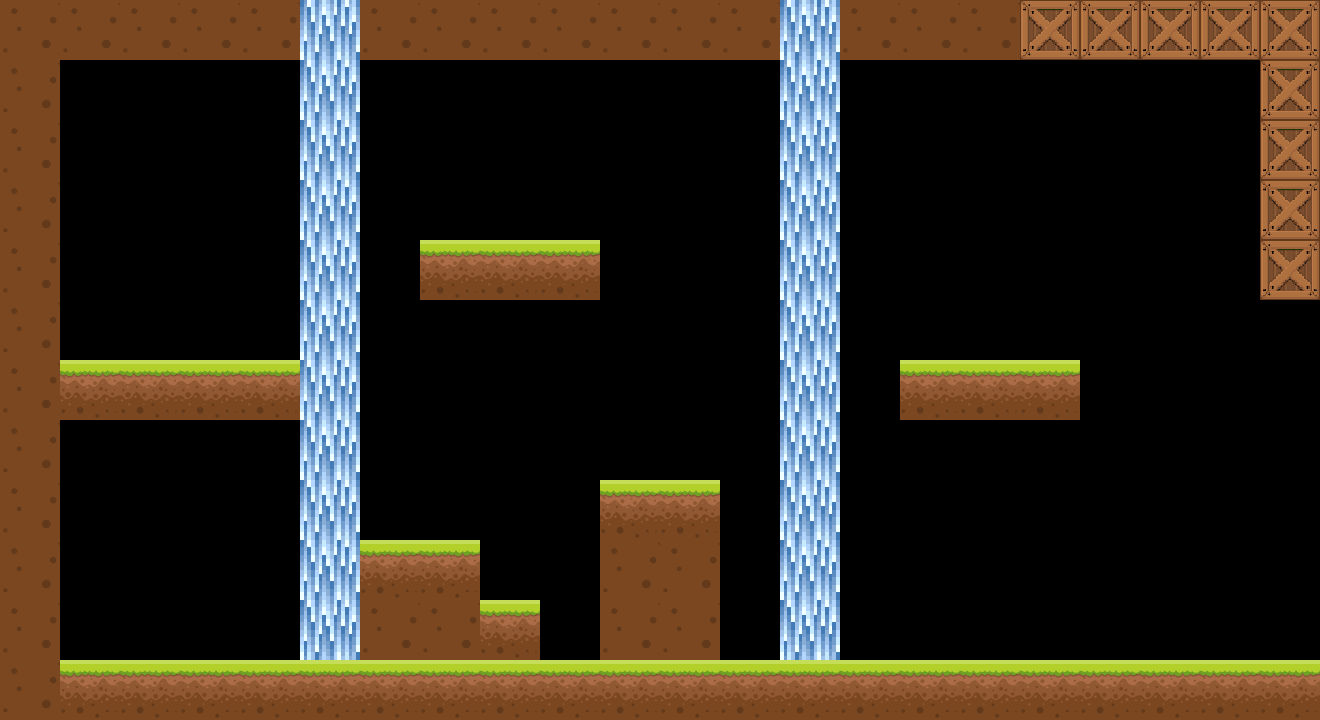

Below is a game level as drawn by its tile map, then a one-line description and the .tmx file that defines it, in full:
An orthogonal 22x12 tile map with 60x60 px tiles, 1 tile layer (圖塊層 1).

<map version="1.0" orientation="orthogonal" renderorder="right-down" width="22" height="12" tilewidth="60" tileheight="60" nextobjectid="1">
 <tileset firstgid="1" name="nomal" tilewidth="60" tileheight="60" spacing="4" margin="2" tilecount="100" columns="10">
  <image source="../../gra/stage/nomal.png" width="640" height="640" />
 </tileset>
 <layer name="圖塊層 1" width="22" height="12">
  <data encoding="csv">
4,4,4,4,4,51,4,4,4,4,4,4,4,51,4,4,4,5,5,5,5,5,
4,0,0,0,0,51,0,0,0,0,0,0,0,51,0,0,0,0,0,0,0,5,
4,0,0,0,0,51,0,0,0,0,0,0,0,51,0,0,0,0,0,0,0,5,
4,0,0,0,0,51,0,0,0,0,0,0,0,51,0,0,0,0,0,0,0,5,
4,0,0,0,0,51,0,3,3,3,0,0,0,51,0,0,0,0,0,0,0,5,
4,0,0,0,0,51,0,0,0,0,0,0,0,51,0,0,0,0,0,0,0,0,
4,3,3,3,3,51,0,0,0,0,0,0,0,51,0,3,3,3,0,0,0,0,
4,0,0,0,0,51,0,0,0,0,0,0,0,51,0,0,0,0,0,0,0,0,
4,0,0,0,0,51,0,0,0,0,3,3,0,51,0,0,0,0,0,0,0,0,
4,0,0,0,0,51,3,3,0,0,4,4,0,51,0,0,0,0,0,0,0,0,
4,0,0,0,0,51,4,4,3,0,4,4,0,51,0,0,0,0,0,0,0,0,
4,3,3,3,3,3,3,3,3,3,3,3,3,3,3,3,3,3,3,3,3,3
</data>
 </layer>
</map>